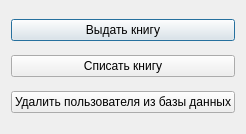
<?xml version="1.0" encoding="UTF-8"?>
<ui version="4.0">
 <class>editUser</class>
 <widget class="QDialog" name="editUser">
  <property name="geometry">
   <rect>
    <x>0</x>
    <y>0</y>
    <width>228</width>
    <height>134</height>
   </rect>
  </property>
  <property name="windowTitle">
   <string>Dialog</string>
  </property>
  <layout class="QVBoxLayout" name="verticalLayout">
   <item>
    <widget class="QPushButton" name="pushButtonGiveBook">
     <property name="text">
      <string>Выдать книгу</string>
     </property>
    </widget>
   </item>
   <item>
    <widget class="QPushButton" name="pushButtonTakeBook">
     <property name="text">
      <string>Списать книгу</string>
     </property>
    </widget>
   </item>
   <item>
    <widget class="QPushButton" name="pushButtonDelete">
     <property name="text">
      <string>Удалить пользователя из базы данных</string>
     </property>
    </widget>
   </item>
  </layout>
 </widget>
 <resources/>
 <connections>
  <connection>
   <sender>pushButtonDelete</sender>
   <signal>clicked()</signal>
   <receiver>editUser</receiver>
   <slot>clickedThird()</slot>
   <hints>
    <hint type="sourcelabel">
     <x>113</x>
     <y>102</y>
    </hint>
    <hint type="destinationlabel">
     <x>113</x>
     <y>66</y>
    </hint>
   </hints>
  </connection>
  <connection>
   <sender>pushButtonGiveBook</sender>
   <signal>clicked()</signal>
   <receiver>editUser</receiver>
   <slot>clickedFirst()</slot>
   <hints>
    <hint type="sourcelabel">
     <x>113</x>
     <y>28</y>
    </hint>
    <hint type="destinationlabel">
     <x>113</x>
     <y>66</y>
    </hint>
   </hints>
  </connection>
  <connection>
   <sender>pushButtonTakeBook</sender>
   <signal>clicked()</signal>
   <receiver>editUser</receiver>
   <slot>clickedSecond()</slot>
   <hints>
    <hint type="sourcelabel">
     <x>113</x>
     <y>65</y>
    </hint>
    <hint type="destinationlabel">
     <x>113</x>
     <y>66</y>
    </hint>
   </hints>
  </connection>
 </connections>
 <slots>
  <slot>clickedFirst()</slot>
  <slot>clickedSecond()</slot>
  <slot>clickedThird()</slot>
 </slots>
</ui>
